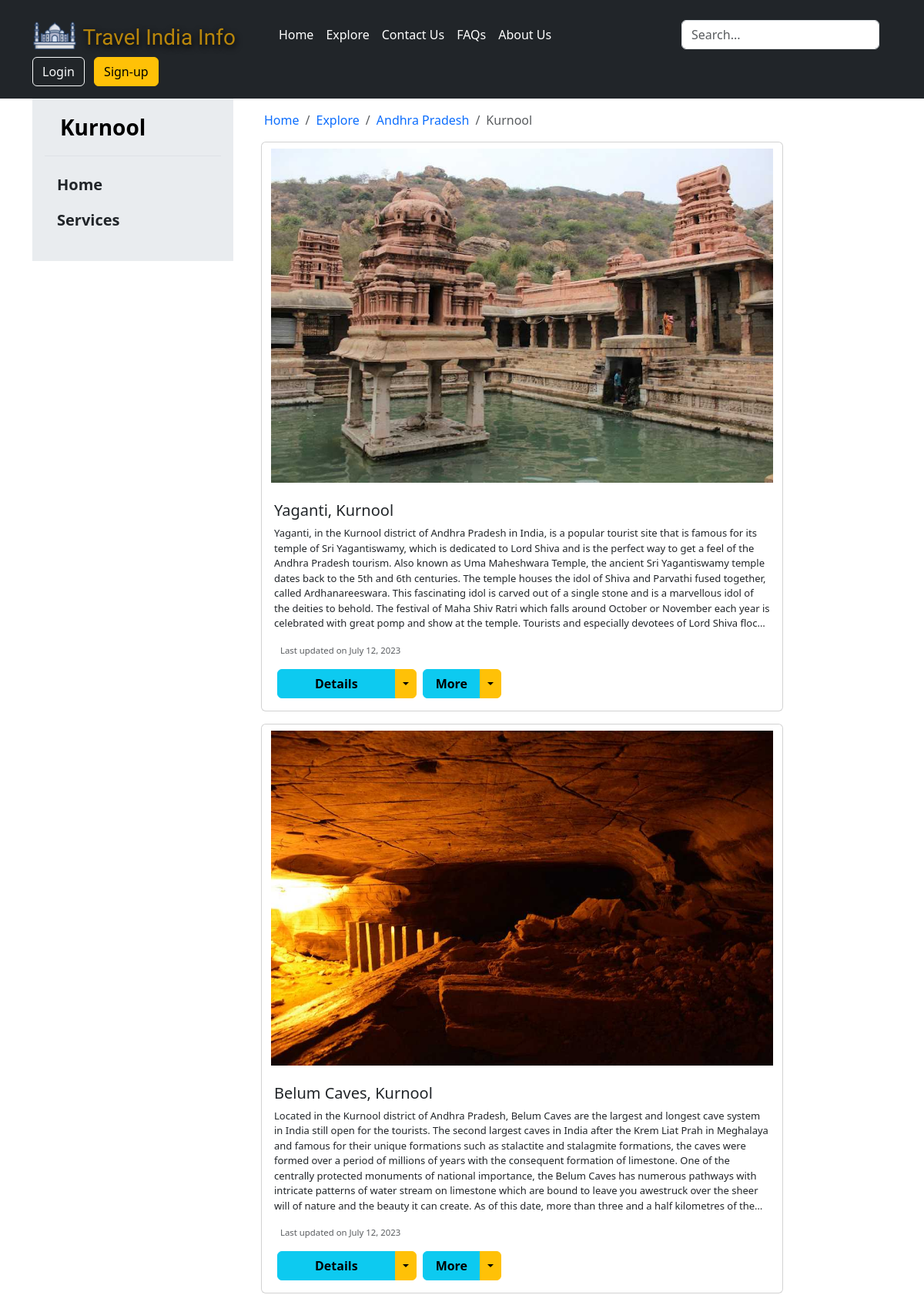
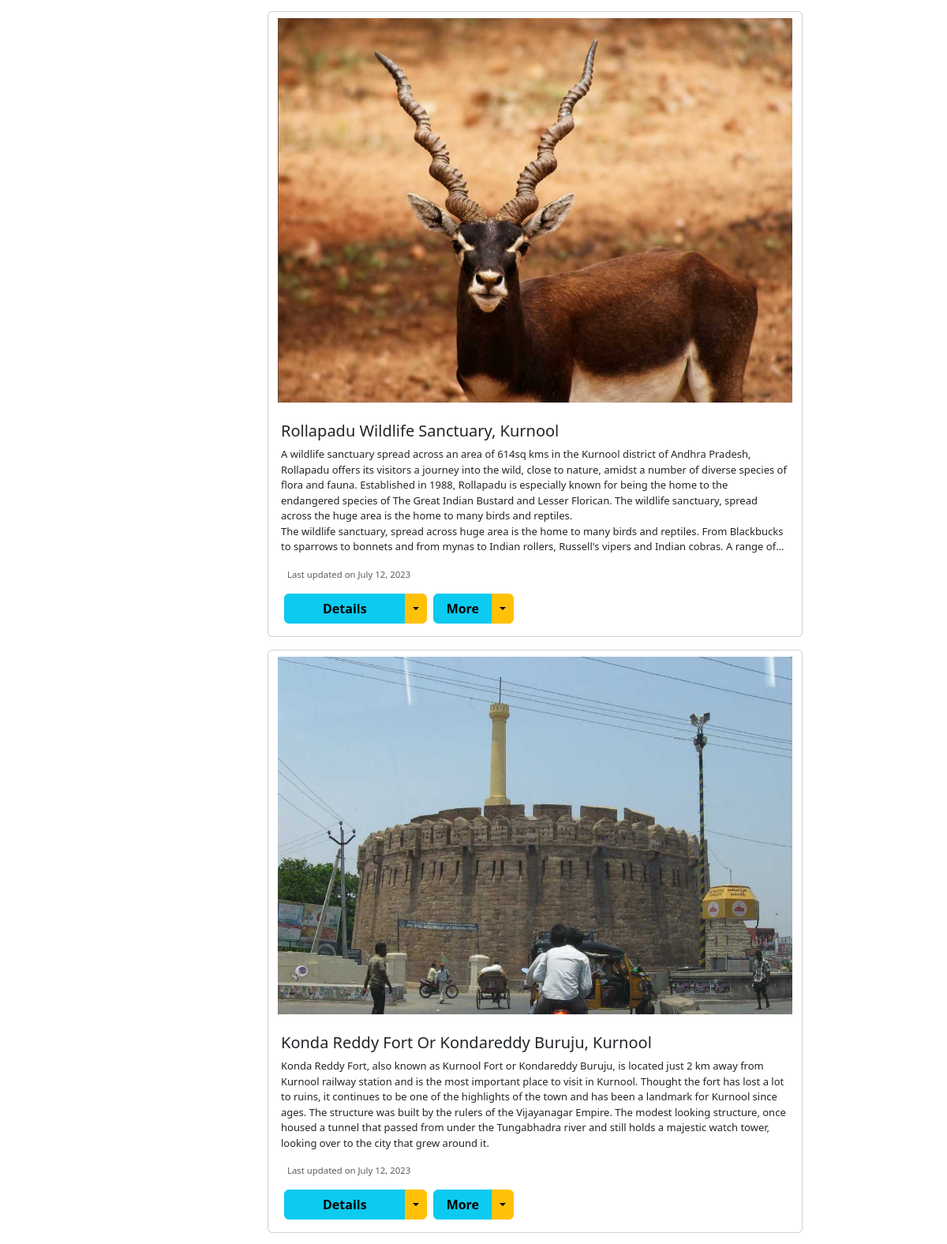
The page /kurnool/ (upper part) on the database its author committed (2 pictures, top to bottom).
### Andhra_Pradesh/models.py (models this page shows, shortened)
class Kurnool(models.Model):
    place_id = models.AutoField(primary_key=True)
    Image = models.ImageField(upload_to="Andhra_Pradesh/images", default="")
    Place_name = models.CharField(max_length=70)
    Desc = models.TextField(default="")
    state = models.CharField(max_length=70)
    Best_Time = models.CharField(max_length=100, default="")
    Avoid_Time = models.CharField(max_length=100, default="")
    Ideal_Duration = models.CharField(max_length=50, default="")
    Category = models.CharField(max_length=50, default="")
    More = models.TextField(default="")
    Pub_date = models.DateField()

### TIInfo/views.py (the view)
# urls.py: path('kurnool/',views.KURNOOL,name="kurnool"),
def KURNOOL(request):
    kurnooldata = Kurnool.objects.all()
    data = {'title' : 'Travel India Info | Kurnool',
        "kurnooldata" : kurnooldata}
    return render(request, "Andhra-Pradesh/KURNOOL.html" , data)

### templates/Andhra-Pradesh/KURNOOL.html (shortened to what this page needs)
{% extends 'base.html' %}
{% block section %}
<section>
    <div class="container">
        <div class="row">
            <div class="col-lg-3">
                <div class="p-3 bg-body-secondary">
                    <a href="{% url 'kurnool' %}"
                        class="d-flex align-items-center pb-3 mb-3 link-body-emphasis text-decoration-none border-bottom">
                        <svg class="bi pe-none" width="20" height="24"></svg>
                        <span class="fs-3 fw-semibold">Kurnool<br></span>
                    </a>
                    <ul class="list-unstyled ps-0">
                        <li class="mb-1">
                            <button class="btn btn-toggle d-inline-flex align-items-center rounded border-0 collapsed px-3 fs-5 fw-semibold" data-bs-toggle="collapse" data-bs-target="#home-collapse" aria-expanded="false">
                                Home
                            </button>
                        </li>
                        <li class="mb-1">
                            <button class="btn btn-toggle d-inline-flex align-items-center rounded border-0 collapsed px-3 fs-5 fw-semibold" data-bs-toggle="collapse" data-bs-target="#services-collapse" aria-expanded="false">
                                Services
                            </button>
                        </li>
                    </ul>
                </div>
            </div>
            <div class="col-lg-9">
                <nav aria-label="breadcrumb">
                    <ol class="breadcrumb m-3">
                        <li class="breadcrumb-item"><a href="{% url 'homepage' %}" class="text-decoration-none">Home</a></li>
                        <li class="breadcrumb-item"><a href="{% url 'explore' %}" class="text-decoration-none">Explore</a></li>
                        <li class="breadcrumb-item"><a href="{% url 'andhrapradesh' %}" class="text-decoration-none">Andhra Pradesh</a></li>
                        <li class="breadcrumb-item active" aria-current="page">Kurnool</li>
                    </ol>
                </nav>
                <div class="container">
                    {% for i in kurnooldata %}
                    <div class="card mb-3" style="max-width:84%;">
                        <img src="/media/{{i.Image}}" class="card-img-top my-2 container" alt="Image Error" style="max-width:100%;">
                        <div class="card-body">
                            <h5 class="card-title">{{i.Place_name}}</h5>
                            <p class="card-text" style="font-size: 13px;">
                                {{i.Desc | safe}}
                            </p>
                            <p class="mx-2" style="font-size: 13px;">
                                <small class="text-body-secondary">Last updated on {{i.Pub_date}}</small>
                            </p>
                            <div class="d-flex flex-wrap align-items-center">
                                <div class="btn-group mx-1">
                                    <button type="button" class="btn btn-info px-5 fs-6 fw-semibold mb-2 mb-lg-0">Details</button>
                                    <button type="button" class="btn btn-warning dropdown-toggle dropdown-toggle-split mb-2 mb-lg-0" data-bs-toggle="dropdown" aria-expanded="false">
                                    </button>
                                </div>
                                <div class="btn-group mx-1">
                                    <button type="button" class="btn btn-info px-3 fs-6 fw-semibold">More</button>
                                    <button type="button" class="btn btn-warning dropdown-toggle dropdown-toggle-split" data-bs-toggle="dropdown" aria-expanded="false">
                                    </button>
                                </div>
                            </div>
                        </div>
                    </div>
                    {% endfor %}
                </div>
            </div>
        </div>
    </div>
</section>
{% endblock %}

### static/css/TIstyle.css (style rules this page uses)
.card-text { font-size: 13px; max-height: 200px; overflow-x: hidden; overflow-y: scroll hidden; text-overflow: ellipsis; display:-webkit-box; -webkit-line-clamp: 7; -webkit-box-orient: vertical; }

### rows shown on the page
Kurnool: Image (picture), Place_name "Yaganti, Kurnool", Desc "Yaganti, in the Kurnool district of Andhra Pradesh in India, is a popular tourist site that is famous for its temple of Sri Yagantiswamy, which is dedicated to Lord Shiva and is the perfect way to get a feel of the Andhra Pradesh tourism. Also known as Uma Maheshwara Temple, the ancient Sri Yagantiswamy temple dates back to the 5th and 6th centuries. The temple houses the idol of Shiva and Parvathi fused together, called Ardhanareeswara. This fascinating idol is carved out of a single stone and is a marvellous idol of the deities to behold. The festival of Maha Shiv Ratri which falls around October or November each year is celebrated with great pomp and show at the temple. Tourists and…", Pub_date "July 12, 2023"
Kurnool: Image (picture), Place_name "Belum Caves, Kurnool", Desc "Located in the Kurnool district of Andhra Pradesh, Belum Caves are the largest and longest cave system in India still open for the tourists. The second largest caves in India after the Krem Liat Prah in Meghalaya and famous for their unique formations such as stalactite and stalagmite formations, the caves were formed over a period of millions of years with the consequent formation of limestone. One of the centrally protected monuments of national importance, the Belum Caves has numerous pathways with intricate patterns of water stream on limestone which are bound to leave you awestruck over the sheer will of nature and the beauty it can create. As of this date, more than three and a half…", Pub_date "July 12, 2023"
Kurnool: Image (picture), Place_name "Rollapadu Wildlife Sanctuary, Kurnool", Desc "A wildlife sanctuary spread across an area of 614sq kms in the Kurnool district of Andhra Pradesh, Rollapadu offers its visitors a journey into the wild, close to nature, amidst a number of diverse species of flora and fauna. Established in 1988, Rollapadu is especially known for being the home to the endangered species of The Great Indian Bustard and Lesser Florican. The wildlife sanctuary, spread across the huge area is the home to many birds and reptiles. The wildlife sanctuary, spread across huge area is the home to many birds and reptiles. From Blackbucks to sparrows to bonnets and from mynas to Indian rollers, Russell's vipers and Indian cobras. A range…", Pub_date "July 12, 2023"
Kurnool: Image (picture), Place_name "Konda Reddy Fort Or Kondareddy Buruju, Kurnool", Desc "Konda Reddy Fort, also known as Kurnool Fort or Kondareddy Buruju, is located just 2 km away from Kurnool railway station and is the most important place to visit in Kurnool. Thought the fort has lost a lot to ruins, it continues to be one of the highlights of the town and has been a landmark for Kurnool since ages. The structure was built by the rulers of the Vijayanagar Empire. The modest looking structure, once housed a tunnel that passed from under the Tungabhadra river and still holds a majestic watch tower, looking over to the city that grew around it.", Pub_date "July 12, 2023"
